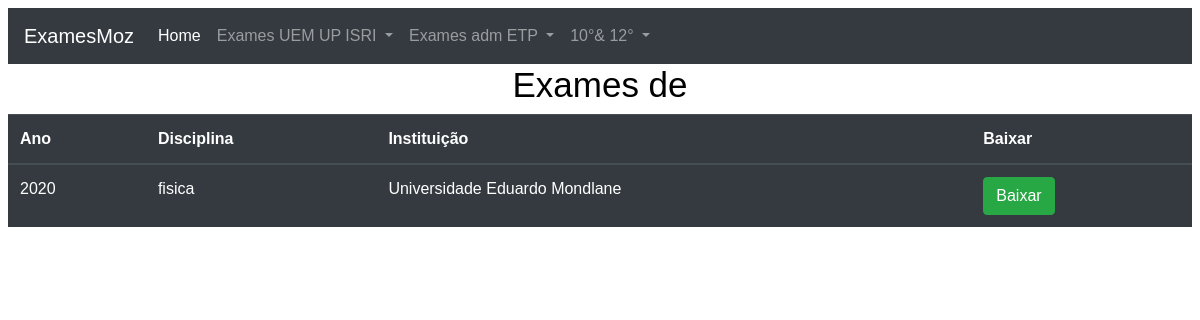
Page /fisica on the earlier database version.
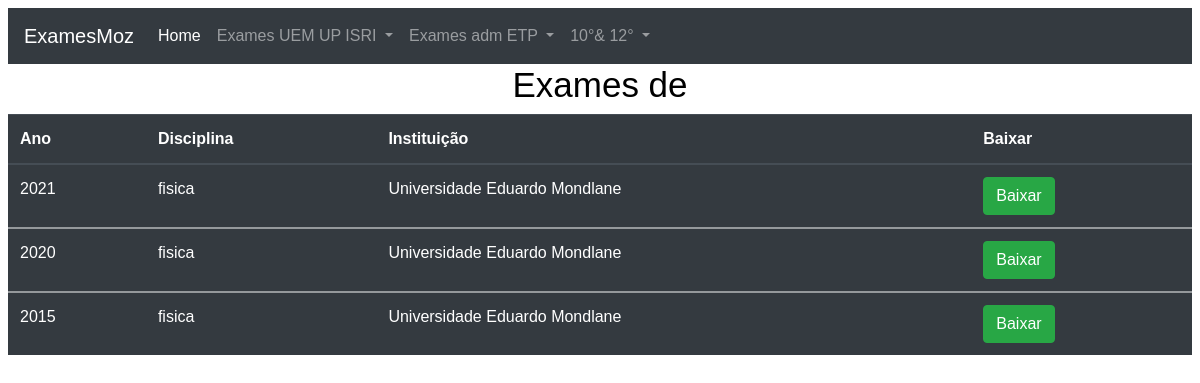
Same page on the later database version.
### exame/models.py (models this page shows, shortened)
class Exame(models.Model):
    ano = models.CharField('Ano',max_length=4)
    disciplina = models.CharField('Disciplina',max_length=100)
    instituicao = models.CharField('Instituição',max_length=100)
    nivel = models.CharField('Nivel', max_length=100)
    pdf = models.FileField('arquivo_pdf', upload_to='pdf')
    class Meta:
        ordering = ['-ano',]

### exame/views.py (the view)
# urls.py: path('fisica',exame_fisica,name='exame_fisica'),
def exame_fisica(request):
    objecto = Exame.objects.filter(disciplina='fisica', nivel='superior')
    contexto={'exames':objecto}
    return render(request, 'fisica.html',contexto)

### exame/templates/fisica.html (shortened to what this page needs)
{% extends 'base.html' %}
{% load bootstrap4 %}
{% block conteudo %}
{% if exames %}
	<h1 class="titulos">Exames de {{exames.disciplina}}</h1>
	<table class="table table-dark">
	  <thead>
	    <tr>
	      <th scope="col">Ano</th>
	      <th scope="col">Disciplina</th>
	      <th scope="col">Instituição</th>
	      <th scope="col">Baixar</th>
	    </tr>
	  </thead>
	  {% for exame in exames %}
		  <tbody>
		    <tr>
		      <td scope="row">{{exame.ano}}</td>
		      <td scope="row">{{exame.disciplina}}</td>
		      <td scope="row">{{exame.instituicao}}</td>
		      <td scope="row">{% buttons %} <button type="button" class="btn btn-success">Baixar</button>{% endbuttons %}</td>
		    </tr>
		  </tbody>
		{% endfor %}
	</table>
{% endif %}
{% endblock %}

### exame/templates/base.html (shortened to what this page needs)
{% load bootstrap4 %}
{% load static %}
<!DOCTYPE html>
<html>
  <head>
    {% bootstrap_css %}
    <link rel="stylesheet" href="{% static 'css/style.css' %}">
  </head>
  <body>
  <nav class="navbar navbar-expand-lg sticky-top navbar-dark bg-dark">
  <a class="navbar-brand" href="{% url 'index' %}">ExamesMoz</a>
  <div class="collapse navbar-collapse" id="navbarSupportedContent">
    <ul class="navbar-nav mr-auto">
      <li class="nav-item active">
        <a class="nav-link" href="{% url 'index' %}">Home</a>
      </li>
      <li class="nav-item dropdown">
        <a class="nav-link dropdown-toggle" href="#" id="navbarDropdown" role="button" data-toggle="dropdown" aria-haspopup="true" aria-expanded="false">
          Exames UEM UP ISRI
        </a>
      </li>
      <li class="nav-item dropdown">
        <a class="nav-link dropdown-toggle" href="#" id="navbarDropdown" role="button" data-toggle="dropdown" aria-haspopup="true" aria-expanded="false">
          Exames adm ETP
        </a>
      </li>
      <li class="nav-item dropdown">
        <a class="nav-link dropdown-toggle" href="#" id="navbarDropdown" role="button" data-toggle="dropdown" aria-haspopup="true" aria-expanded="false">
          10°& 12°
        </a>
      </li>
    </ul>
  </div>
</nav>
  {% block conteudo %}
  {% endblock %}
  </body>
</html>

### exame/static/css/style.css (style rules this page uses)
body { font-family:Arial; padding:8px; }
.titulos { color:black; text-align:center; font-size:35px; }

Differences in the rows shown:
added Exame: ano "2021", disciplina "fisica", instituicao "Universidade Eduardo Mondlane"
added Exame: ano "2015", disciplina "fisica", instituicao "Universidade Eduardo Mondlane"
